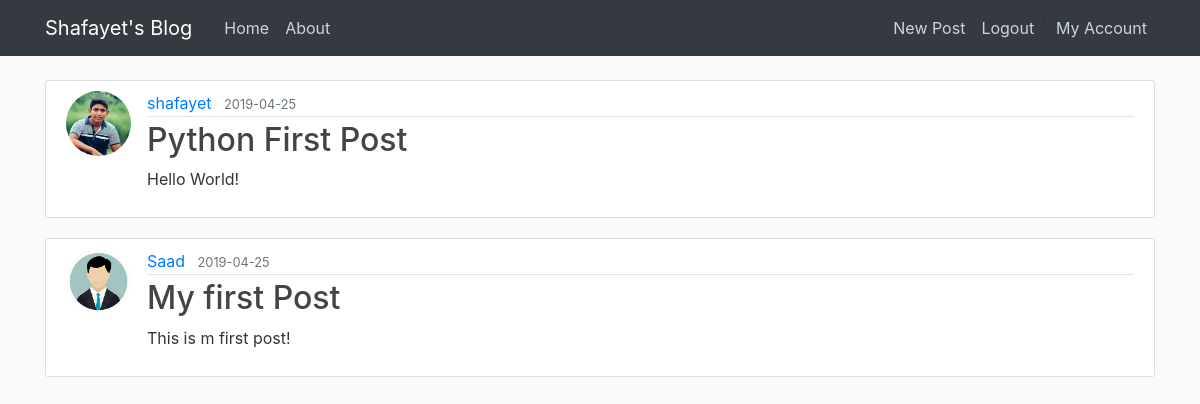
Screenshot of /home (signed in) with the database file from the repository.
### flask_app/models.py (models this page shows, shortened)
class Post(db.Model):
    id = db.Column(db.Integer, primary_key=True)
    title = db.Column(db.String, nullable=False)
    date = db.Column(db.DateTime, nullable=False, default=datetime.utcnow)
    content = db.Column(db.Text, nullable=False)
    user_id = db.Column(db.Integer, db.ForeignKey('user.id'), nullable=False)

class User(db.Model, UserMixin):
    id = db.Column(db.Integer, primary_key=True)
    first_name = db.Column(db.String(50), nullable=False)
    last_name = db.Column(db.String(50), nullable=False)
    user_name = db.Column(db.String(20), unique=True, nullable=False)
    email = db.Column(db.String(120), unique=True, nullable=False)
    image_file = db.Column(db.String(20), nullable=False, default='defult.jpg')
    password = db.Column(db.String(60), nullable=False)
    post = db.relationship('Post', backref='author', lazy=True)

### flask_app/routes.py (the view)
@app.route('/')
@app.route('/home')
def home():
    posts = Post.query.all()
    return render_template('home.html', posts=posts)

### flask_app/models.py (called while the page is built)
@login_manager.user_loader
def load_user(user_id):
    return User.query.get(int(user_id))

### flask_app/templates/home.html
{% extends "layout.html" %}
{% block content %}
    {% for post in posts %}
        <article class="media content-section">
            <img class="rounded-circle article-img" src="{{ url_for('static', filename='profile_pics/' + post.author.image_file) }}">
            <div class="media-body">
                <div class="article-metadata">
                    <a class="mr-2" href="#">{{ post.author.user_name }}</a>
                    <small class="text-muted">{{ post.date.strftime('%Y-%m-%d') }}</small>
                </div>
                <h2><a class="article-title" href="{{ url_for('post', post_id=post.id) }}">{{ post.title }}</a></h2>
                <p class="article-content">{{ post.content }}</p>
            </div>
        </article>
    {% endfor %}
{% endblock content %}

### flask_app/static/main.css (style rules this page uses)
body { background: #fafafa; color: #333333; margin-top: 5rem; }
h1, h2, h3, h4, h5, h6 { color: #444444; }
.content-section { background: #ffffff; padding: 10px 20px; border: 1px solid #dddddd; border-radius: 3px; margin-bottom: 20px; }
.article-title { color: #444444; }
.article-content { white-space: pre-line; }
.article-img { height: 65px; width: 65px; margin-right: 16px; }
.article-metadata { padding-bottom: 1px; margin-bottom: 4px; border-bottom: 1px solid #e3e3e3 }

### rows the page displays
Post: image_file (picture), author.user_name "shafayet", date "2019-04-25", title "Python First Post", content "Hello World!"
Post: image_file (picture), author.user_name "Saad", date "2019-04-25", title "My first Post", content "This is m first post!"
